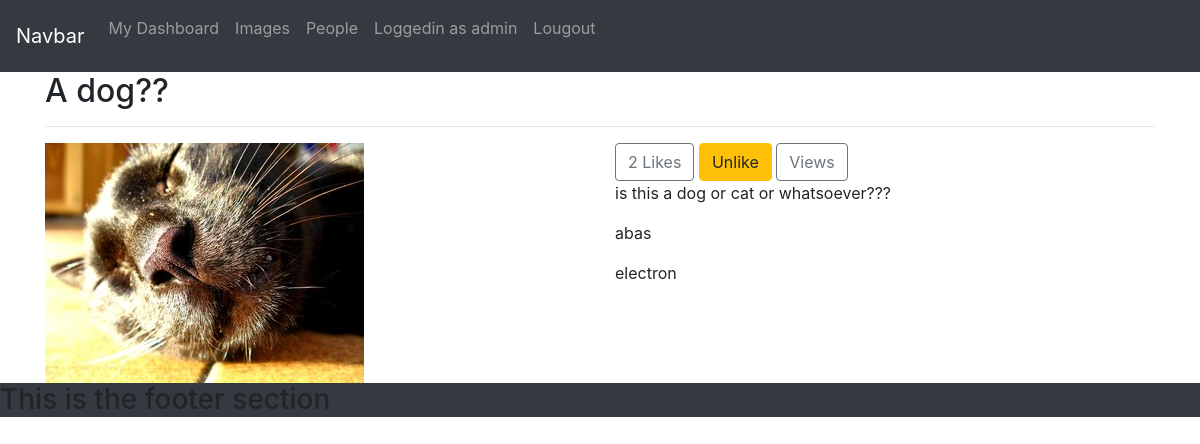
/images/image-detail/a-dog/ (signed in), run on the app's committed database.
### images/models.py (models this page shows, shortened)
class Image(models.Model):
    user = models.ForeignKey(settings.AUTH_USER_MODEL, related_name='images_created', on_delete=models.CASCADE)
    title = models.CharField(max_length=250)
    url = models.URLField()
    image = models.ImageField(upload_to='%Y/%m/%d')
    description = models.TextField()
    slug = models.SlugField(unique=True, max_length=250)
    created = models.DateTimeField(auto_now_add=True, db_index=True)
    users_likes = models.ManyToManyField(settings.AUTH_USER_MODEL, related_name='images_liked', blank=True)
    total_likes = models.PositiveIntegerField(db_index=True, default=0)

### images/views.py (the view)
# urls.py: path('image-detail/<slug:slug>/', image_detail, name='image-detail'),
@login_required
def image_detail(request, slug):
    image = get_object_or_404(Image, slug=slug)
    total_views = r.incr(f'image:{image.id}:views')
    r.zincrby('image_ranking', 1, image.id)
    template_name = 'image-detail.html'
    context = {
        'image': image,
        'total_views': total_views,
    }
    print(image.title)
    return render(request, template_name, context)

### images/templates/image-detail.html (shortened to what this page needs)
{% extends "base.html" %}
{% load thumbnail %}
{% block content %}
    <h2>{{image.title}}</h2>
    <hr>
    <div class="row">
        <div class="col-md-6 col-lg-6">
            <a href="{{image.image.url}}">
                <img src="{% thumbnail image.image 300x0%}" alt="">
            </a>
        </div>
        <div class="col-md-6 col-lg-6">
        {% with total_likes=image.users_likes.count users_like=image.users_likes.all%}
            <div class="image-info">
                <div>
                    <span class="count btn btn-outline-secondary">
                        <span class="total">{{total_likes}}</span>
                        Like{{total_likes|pluralize}}
                    </span>
                    <a href="#" data-id="{{image.id}}" data-action="{% if request.user in users_like %}un{% endif %}like" class="like button">
                        {% if request.user not in users_like %}
                            <button class="btn btn-info">Like</button>
                        {% else %}
                            <button class="btn btn-warning">Unlike</button>
                        {% endif %}
                    </a>
                    <span class="count btn btn-outline-secondary">
                        View{{total_views|pluralize}}
                    </span>
                </div>
                {{image.description|linebreaks}}
            </div>
            <div class="image-like">
            {% for user in users_like %}
                <div>
                    <p>{{user.first_name}}</p>
                </div>
            {% empty %}
                Nobody likes this image yet
            {% endfor %}
            </div>
        {% endwith %}
        </div>
    </div>
{% endblock content %}

### templates/base.html (shortened to what this page needs)
{% load static %}
<!DOCTYPE html>
<html lang="en">
<head>
    <link rel="stylesheet" href="{% static 'css/bootstrap.css' %}">
    <link rel="stylesheet" href="{% static 'css/bookmarklet.css' %}">
</head>
<body>
<nav class="navbar navbar-expand-lg navbar-dark bg-dark ">
  <a class="navbar-brand" href="#">Navbar</a>
  <div class="collapse navbar-collapse navbar-right" id="navbarNav" >
    <ul class="navbar-nav">
      <li class="nav-item ">
        <a class="nav-link" href="#">My Dashboard <span class="sr-only">(current)</span></a>
      </li>
      <li class="nav-item ">
        <a class="nav-link" href="{% url 'images:image-list' %}">Images</a>
      </li>
      <li class="nav-item ">
        <a class="nav-link" href="{% url 'profile_list' %}">People</a>
      </li>
      {% if request.user.is_authenticated %}
          <li class="nav-item">
            <p class="nav-link">Loggedin as {{request.user.username}}</p>
          </li>
          <li class="nav-item ">
            <a class="nav-link" href="{% url 'logout' %}">Lougout</a>
          </li>
      {% endif %}
    </ul>
  </div>
</nav>
<div class="container">
{% block content %}{% endblock content %}
</div>
<div class="footer" style="margin-bottom: 0px">
<h3 class="bg-dark">This is the footer section</h3>
</div>
</body>
</html>

### data on the page
Image: title "A dog??", image (picture), description "is this a dog or cat or whatsoever???"

### other printed values
{{ request.user.username }} "admin"
{{ total_likes }} "2"
{{ user.first_name }} "abas"
{{ user.first_name }} "electron"
